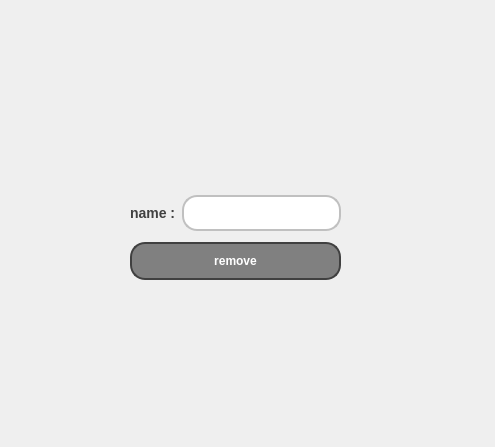
<?xml version="1.0" encoding="UTF-8"?>
<ui version="4.0">
 <class>remove_contact</class>
 <widget class="QDialog" name="remove_contact">
  <property name="geometry">
   <rect>
    <x>0</x>
    <y>0</y>
    <width>495</width>
    <height>447</height>
   </rect>
  </property>
  <property name="windowTitle">
   <string>Dialog</string>
  </property>
  <widget class="QWidget" name="layoutWidget">
   <property name="geometry">
    <rect>
     <x>130</x>
     <y>190</y>
     <width>211</width>
     <height>97</height>
    </rect>
   </property>
   <layout class="QVBoxLayout" name="verticalLayout">
    <item>
     <layout class="QHBoxLayout" name="horizontalLayout">
      <item>
       <widget class="QLabel" name="label">
        <property name="styleSheet">
         <string notr="true">QLabel {
    color: #404040; /* Text color */
    font-family: &quot;Arial&quot;, sans-serif; /* Replace with your preferred font family */
    font-size: 14px; /* Font size */
    font-weight: bold; /* Bold text */
}
</string>
        </property>
        <property name="text">
         <string>name :</string>
        </property>
       </widget>
      </item>
      <item>
       <widget class="QLineEdit" name="lineEdit_name_to_remove">
        <property name="styleSheet">
         <string notr="true">QLineEdit {
    background-color: #FFFFFF; /* Default background color */
    border: 2px solid #C0C0C0; /* Border color */
    border-radius: 15px; /* Curved corners */
    color: #404040; /* Text color */
    padding: 8px; /* Padding for content */
    box-shadow: 2px 2px 5px rgba(0, 0, 0, 0.5); /* Shadow effect */
    font-weight: bold; /* Set font to bold */
}

QLineEdit:hover {
    background-color: #F0F0F0; /* Lighter background color on hover */
    border: 2px solid #A0A0A0; /* Darker border on hover */
}

QLineEdit:focus {
    border: 2px solid #606060; /* Even darker border when focused */
}
</string>
        </property>
       </widget>
      </item>
     </layout>
    </item>
    <item>
     <widget class="QPushButton" name="pushButton_remove_contact">
      <property name="styleSheet">
       <string notr="true">QPushButton {
    background-color: #808080; /* Default button color (gray) */
    border: 2px solid #404040; /* Border color darker than the button color */
    border-radius: 15px; /* Curved corners */
    color: white; /* Text color */
    padding: 10px 20px; /* Padding for content */
    box-shadow: 2px 2px 5px rgba(0, 0, 0, 0.5); /* Shadow effect */
    font-weight: bold; /* Set font to bold */
}

QPushButton:hover {
    background-color: #404040; /* Darker color on hover */
}

QPushButton:pressed {
    background-color: #202020; /* Even darker color on click */
    box-shadow: 1px 1px 2px rgba(0, 0, 0, 0.5); /* Adjusted shadow on click */
}
</string>
      </property>
      <property name="text">
       <string>remove</string>
      </property>
     </widget>
    </item>
   </layout>
  </widget>
 </widget>
 <resources/>
 <connections/>
</ui>
